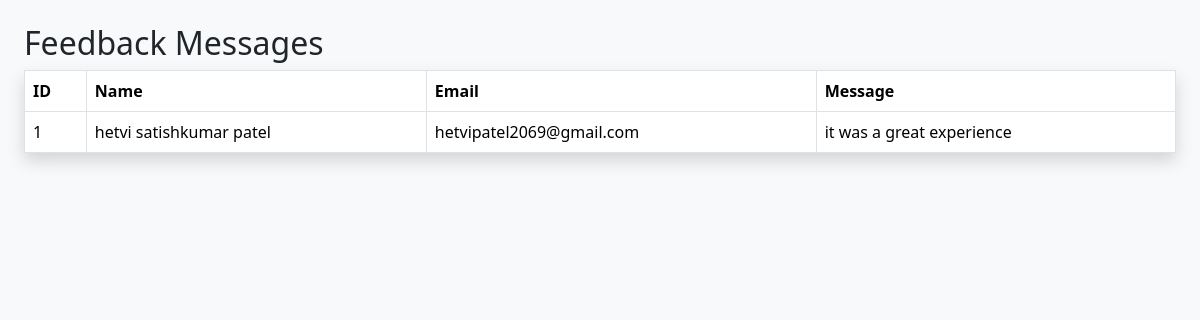
The app's page /admin/admin_feedback.php (signed in) with its own data.
### tables this page shows
CREATE TABLE `feedback` (
  `id` int(11) NOT NULL,
  `name` varchar(100) DEFAULT NULL,
  `email` varchar(100) DEFAULT NULL,
  `rating` int(11) NOT NULL,
  `message` text NOT NULL,
  `submitted_at` timestamp NOT NULL DEFAULT current_timestamp()
);

### admin/admin_feedback.php (the view, shortened to what this page needs)
<?php
require_once '../db.php';
$feedback = $conn->query("SELECT * FROM feedback ORDER BY id DESC");
?>
<!DOCTYPE html>
<html lang="en">
<head>
<link href="https://cdn.jsdelivr.net/npm/bootstrap@5.3.3/dist/css/bootstrap.min.css" rel="stylesheet">
</head>
<body class="p-4 bg-light">
<h2>Feedback Messages</h2>
<table class="table table-bordered bg-white shadow">
<thead><tr><th>ID</th><th>Name</th><th>Email</th><th>Message</th></tr></thead>
<tbody>
<?php while($f = $feedback->fetch_assoc()): ?>
<tr>
<td><?= $f['id'] ?></td>
<td><?= htmlspecialchars($f['name']) ?></td>
<td><?= htmlspecialchars($f['email']) ?></td>
<td><?= htmlspecialchars($f['message']) ?></td>
</tr>
<?php endwhile; ?>
</tbody>
</table>
</body>
</html>

### records on screen
feedback: id "1", name "hetvi satishkumar patel", email "hetvipatel2069@gmail.com", message "it was a great experience"
